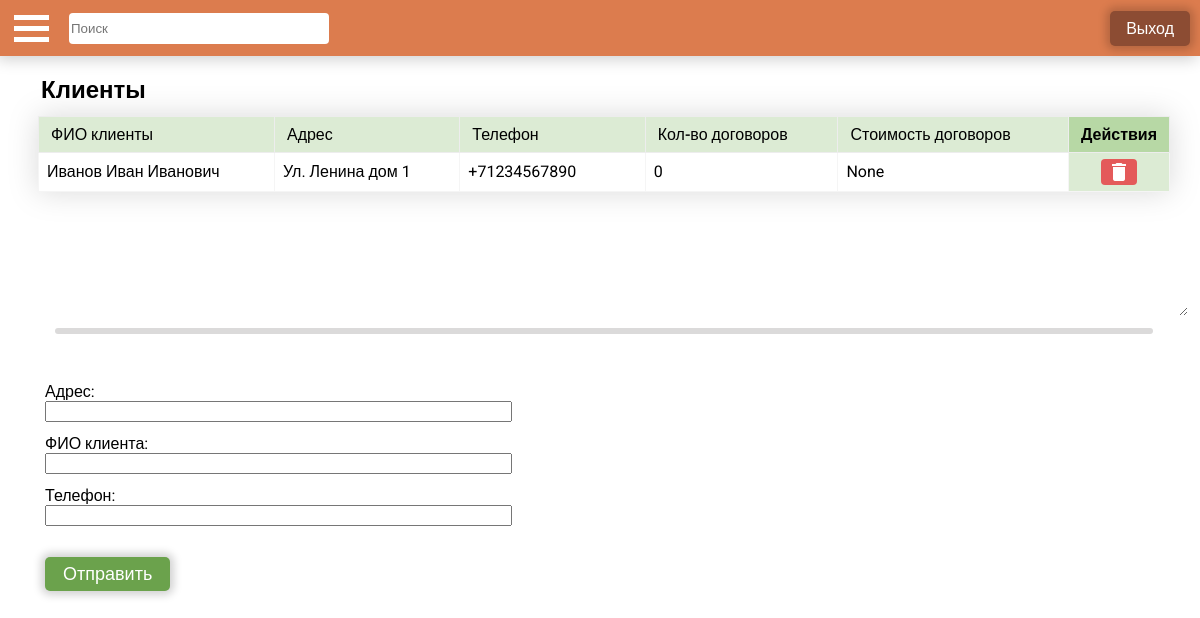
The app's page /forms/customers (signed in) with its own data.
### apps/main_forms/models.py (models this page shows, shortened)
class Customer(models.Model):
    id = models.AutoField(primary_key=True, unique=True)
    address = models.CharField(max_length=255, verbose_name='Адрес')                        # Адрес
    customer_name = models.CharField(max_length=255, verbose_name='ФИО клиента')            # ФИО клиента
    phone = models.CharField(max_length=12, verbose_name='Телефон')                         # Телефон
    objects = models.Manager()

### apps/main_forms/views.py (the view)
# urls.py: path("forms/customers", views.create_customer, name="create_customer"),
def create_customer(request):
    table_data = Customer.objects.annotate(
        num_contracts=Count('contract'),     # Количество связанных договоров.
        total_amount=Sum('contract__price')  # Общая сумма договоров.
    )
    return create_entity(request, table_data, CustomerForm, "main_forms/customers.html", ("customers", 'Клиенты'))

### apps/main_forms/views.py (called while the page is built)
def create_entity(request, table_data, form_class, template_name, this_page):
    register_url = reverse('users:register')
    login_url = reverse('users:login')
    logout_url = reverse('users:logout')
    if request.method == 'POST':
        form = form_class(request.POST)
        if form.is_valid():
            task = form.save(commit=False)
            task.save()
    else:
        form = form_class
    context = {
        'table_data': table_data,
        "form": form,
        "this_page": this_page[0],
        "page_label": this_page[1],
        'register_url': register_url,
        'login_url': login_url,
        'logout_url': logout_url,
    }
    return render(request, template_name, context=context)

### apps/main_forms/templates/main_forms/customers.html (shortened to what this page needs)
{% extends "main_forms/base.html" %}
{% block form_block %}
<div class="table-container">
  <table>
    <thead>
      <tr>
        <th>ФИО клиенты</th>
        <th>Адрес</th>
        <th>Телефон</th>
        <th>Кол-во договоров</th>
        <th>Стоимость договоров</th>
        <th class="action-field"><b>Действия</b></th>
      </tr>
    </thead>
    <tbody>
      {% for row in table_data|slice:'::-1' %}
      <tr>
        <td>{{ row.customer_name }}</td>
        <td>{{ row.address }}</td>
        <td>{{ row.phone }}</td>
        <td>{{ row.num_contracts }}</td>
        <td>{{ row.total_amount }}</td>
        <td class="action-field">
          {% include "main_forms/snippet/action_buttons.html" %}
        </td>
      </tr>
      {% endfor %}
    </tbody>
  </table>
</div>
<div class="resize-handle"></div>
{% if user.is_superuser %}
<form action="{% url 'create_customer' %}" method="post">
  {{ form.as_div }}
  <br>
  <button class="sumbit-button col-dark-1" type="submit" name="submit">Отправить</button>
</form>
{% endif %}
{% endblock %}

### apps/main_forms/templates/main_forms/snippet/action_buttons.html (shortened to what this page needs)
<form method="POST" action="{% url 'delete_item' model_name='Customer' row_id=row.id redirect_name='create_customer'  %}">
    <button class="action-field" type="submit">
        <i class="material-icons md-18" style="margin: 0;">delete</i>
    </button>
</form>

### apps/main_forms/static/main_forms/css/style.css (style rules this page uses)
* { font-family: 'Roboto', sans-serif; }
body { margin: 0; }
.material-icons { margin-right: 8px; vertical-align: bottom; }

### apps/main_forms/static/main_forms/css/colors.css (style rules this page uses)
th { background-color: #DCEBD4; }
.col-dark-1 { background-color: #6ba24c; }

### apps/main_forms/static/main_forms/css/table.css (style rules this page uses)
.table-container { filter: drop-shadow(0px 0px 15px rgba(0, 0, 0, .15)); height: 200px; overflow: auto; padding-inline: 18px; margin-bottom: 12px; margin-top: 12px; resize: vertical; }
table { width: 100%; border-collapse: collapse; background-color: #fff; }
th { padding: 8px 12px; font-weight: 500; text-align: left; border: 1px solid #ededed; }
td { min-width: 132px; padding: 6px 8px; border: 1px solid #f5f5f5; }
.resize-handle { border-radius: 8px; height: 6px; cursor: ns-resize; background-color: #dbdada; margin: 0 auto; width: 94%; touch-action: none; }
th.action-field { text-align: center; background-color: #b7d8a5; }
td.action-field { min-width: auto; background-color: #dcebd4;; width: 0px; }
button.action-field { border: none; background-color: #e45a5a; border-radius: 4px; color: white; }
td.action-field form { padding: 0; justify-content: center; display: flex; margin-left: auto; margin-right: auto; }

### apps/main_forms/static/main_forms/css/forms.css (style rules this page uses)
form > div { display: grid; margin-bottom: 12px; }
form { width: 40%; padding: 0px 25px; margin-top: auto; }
.sumbit-button { border-radius: 5px; border: none; color: white; padding: 6px 18px; text-align: center; font-size: 18px; box-shadow: 0 0 8px 4px #0000002e; }

### records on screen
Customer: customer_name "Иванов Иван Иванович", address "Ул. Ленина дом 1", phone "+71234567890", num_contracts "0", total_amount "None"

### other values on screen
{{ page_label }} "Клиенты"
